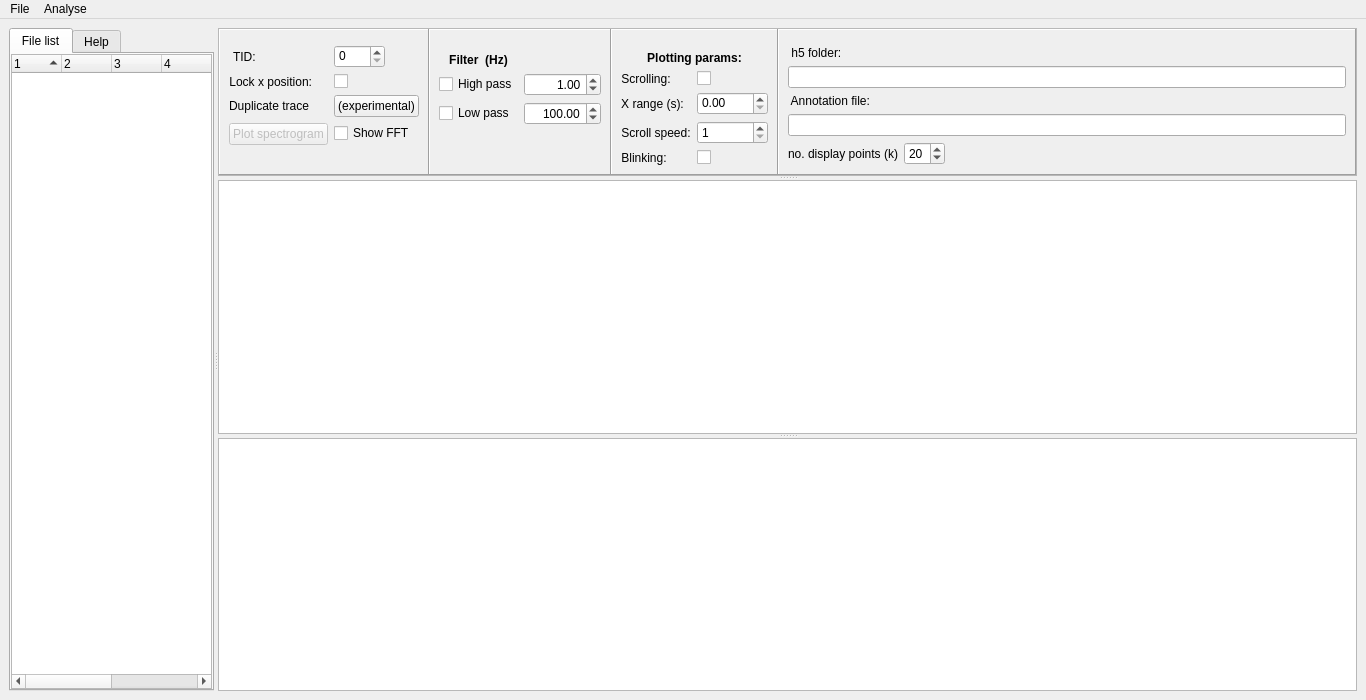
<?xml version="1.0" encoding="UTF-8"?>
<ui version="4.0">
 <class>MainWindow</class>
 <widget class="QMainWindow" name="MainWindow">
  <property name="geometry">
   <rect>
    <x>0</x>
    <y>0</y>
    <width>1366</width>
    <height>700</height>
   </rect>
  </property>
  <property name="windowTitle">
   <string>MainWindow</string>
  </property>
  <widget class="QWidget" name="centralwidget">
   <layout class="QGridLayout" name="gridLayout">
    <item row="0" column="0">
     <widget class="QSplitter" name="splitter_3">
      <property name="orientation">
       <enum>Qt::Horizontal</enum>
      </property>
      <widget class="QTabWidget" name="tabWidget">
       <property name="sizePolicy">
        <sizepolicy hsizetype="Expanding" vsizetype="Preferred">
         <horstretch>50</horstretch>
         <verstretch>0</verstretch>
        </sizepolicy>
       </property>
       <property name="tabShape">
        <enum>QTabWidget::Rounded</enum>
       </property>
       <property name="currentIndex">
        <number>0</number>
       </property>
       <widget class="QWidget" name="widget">
        <attribute name="title">
         <string>File list</string>
        </attribute>
        <layout class="QVBoxLayout" name="verticalLayout_2">
         <property name="spacing">
          <number>0</number>
         </property>
         <property name="leftMargin">
          <number>0</number>
         </property>
         <property name="topMargin">
          <number>0</number>
         </property>
         <property name="rightMargin">
          <number>0</number>
         </property>
         <property name="bottomMargin">
          <number>0</number>
         </property>
         <item>
          <widget class="QTreeWidget" name="treeWidget">
           <property name="enabled">
            <bool>true</bool>
           </property>
           <property name="sizePolicy">
            <sizepolicy hsizetype="Expanding" vsizetype="Expanding">
             <horstretch>0</horstretch>
             <verstretch>0</verstretch>
            </sizepolicy>
           </property>
           <property name="font">
            <font>
             <family>Helvetica Neue</family>
            </font>
           </property>
           <property name="autoExpandDelay">
            <number>-1</number>
           </property>
           <property name="columnCount">
            <number>8</number>
           </property>
           <attribute name="headerDefaultSectionSize">
            <number>50</number>
           </attribute>
           <attribute name="headerMinimumSectionSize">
            <number>5</number>
           </attribute>
           <attribute name="headerShowSortIndicator" stdset="0">
            <bool>true</bool>
           </attribute>
           <column>
            <property name="text">
             <string notr="true">1</string>
            </property>
            <property name="font">
             <font>
              <family>Helvetica Neue</family>
              <kerning>true</kerning>
             </font>
            </property>
           </column>
           <column>
            <property name="text">
             <string notr="true">2</string>
            </property>
            <property name="font">
             <font>
              <family>Helvetica Neue</family>
             </font>
            </property>
           </column>
           <column>
            <property name="text">
             <string notr="true">3</string>
            </property>
            <property name="font">
             <font>
              <family>Helvetica Neue</family>
             </font>
            </property>
           </column>
           <column>
            <property name="text">
             <string notr="true">4</string>
            </property>
            <property name="font">
             <font>
              <family>Helvetica Neue</family>
             </font>
            </property>
           </column>
           <column>
            <property name="text">
             <string notr="true">5</string>
            </property>
           </column>
           <column>
            <property name="text">
             <string notr="true">6</string>
            </property>
           </column>
           <column>
            <property name="text">
             <string notr="true">7</string>
            </property>
           </column>
           <column>
            <property name="text">
             <string notr="true">8</string>
            </property>
           </column>
          </widget>
         </item>
        </layout>
       </widget>
       <widget class="QWidget" name="tabWidgetPage2">
        <attribute name="title">
         <string>Help</string>
        </attribute>
        <layout class="QVBoxLayout" name="verticalLayout">
         <item>
          <widget class="QTextBrowser" name="textBrowser_4">
           <property name="sizePolicy">
            <sizepolicy hsizetype="Expanding" vsizetype="Expanding">
             <horstretch>0</horstretch>
             <verstretch>0</verstretch>
            </sizepolicy>
           </property>
           <property name="font">
            <font>
             <pointsize>10</pointsize>
            </font>
           </property>
           <property name="html">
            <string>&lt;!DOCTYPE HTML PUBLIC &quot;-//W3C//DTD HTML 4.0//EN&quot; &quot;http://www.w3.org/TR/REC-html40/strict.dtd&quot;&gt;
&lt;html&gt;&lt;head&gt;&lt;meta name=&quot;qrichtext&quot; content=&quot;1&quot; /&gt;&lt;style type=&quot;text/css&quot;&gt;
p, li { white-space: pre-wrap; }
&lt;/style&gt;&lt;/head&gt;&lt;body style=&quot; font-family:'MS Shell Dlg 2'; font-size:10pt; font-weight:400; font-style:normal;&quot;&gt;
&lt;p style=&quot; margin-top:0px; margin-bottom:0px; margin-left:0px; margin-right:0px; -qt-block-indent:0; text-indent:0px;&quot;&gt;&lt;span style=&quot; font-size:11pt; font-weight:600;&quot;&gt;Mouse functionality and keyboard shortcuts&lt;/span&gt;&lt;/p&gt;
&lt;p style=&quot;-qt-paragraph-type:empty; margin-top:0px; margin-bottom:0px; margin-left:0px; margin-right:0px; -qt-block-indent:0; text-indent:0px; font-size:11pt; font-weight:600;&quot;&gt;&lt;br /&gt;&lt;/p&gt;
&lt;p style=&quot; margin-top:0px; margin-bottom:0px; margin-left:0px; margin-right:0px; -qt-block-indent:0; text-indent:0px;&quot;&gt;&lt;span style=&quot; font-size:11pt;&quot;&gt;Mouse: Scroll when hovering over either axis in the main plot to zoom that axis only. Scrolling when in the middle will zoom both axes at the same time - you probably don't want that.&lt;/span&gt;&lt;/p&gt;
&lt;p style=&quot; margin-top:12px; margin-bottom:12px; margin-left:0px; margin-right:0px; -qt-block-indent:0; text-indent:0px;&quot;&gt;&lt;span style=&quot; font-size:11pt;&quot;&gt;Up arrow: 		Zoom in / speed up &lt;/span&gt;&lt;/p&gt;
&lt;p style=&quot; margin-top:12px; margin-bottom:12px; margin-left:0px; margin-right:0px; -qt-block-indent:0; text-indent:0px;&quot;&gt;&lt;span style=&quot; font-size:11pt;&quot;&gt;Down arrow: 	Zoom out / slow down &lt;/span&gt;&lt;/p&gt;
&lt;p style=&quot; margin-top:12px; margin-bottom:12px; margin-left:0px; margin-right:0px; -qt-block-indent:0; text-indent:0px;&quot;&gt;&lt;span style=&quot; font-size:11pt;&quot;&gt;Right arrow: 	Step right / scroll forwards &lt;/span&gt;&lt;/p&gt;
&lt;p style=&quot; margin-top:12px; margin-bottom:12px; margin-left:0px; margin-right:0px; -qt-block-indent:0; text-indent:0px;&quot;&gt;&lt;span style=&quot; font-size:11pt;&quot;&gt;Left arrow: 	Step left / scroll backwards&lt;/span&gt;&lt;/p&gt;
&lt;p style=&quot; margin-top:12px; margin-bottom:12px; margin-left:0px; margin-right:0px; -qt-block-indent:0; text-indent:0px;&quot;&gt;&lt;span style=&quot; font-size:11pt;&quot;&gt;Numbers: 		Set plot time interval &lt;/span&gt;&lt;/p&gt;
&lt;p style=&quot; margin-top:12px; margin-bottom:12px; margin-left:0px; margin-right:0px; -qt-block-indent:0; text-indent:0px;&quot;&gt;&lt;span style=&quot; font-size:11pt;&quot;&gt;B key: 		Toggle blink vs scroll &lt;/span&gt;&lt;/p&gt;
&lt;p style=&quot; margin-top:12px; margin-bottom:12px; margin-left:0px; margin-right:0px; -qt-block-indent:0; text-indent:0px;&quot;&gt;&lt;span style=&quot; font-size:11pt;&quot;&gt;Space bar:		Start scrolling (or blinking)&lt;/span&gt;&lt;/p&gt;
&lt;p style=&quot;-qt-paragraph-type:empty; margin-top:12px; margin-bottom:12px; margin-left:0px; margin-right:0px; -qt-block-indent:0; text-indent:0px; font-size:11pt;&quot;&gt;&lt;br /&gt;&lt;/p&gt;
&lt;p style=&quot; margin-top:12px; margin-bottom:12px; margin-left:0px; margin-right:0px; -qt-block-indent:0; text-indent:0px;&quot;&gt;&lt;span style=&quot; font-size:11pt;&quot;&gt;Left click + Shift:	Mark start of an event in uppper window&lt;/span&gt;&lt;/p&gt;
&lt;p style=&quot; margin-top:12px; margin-bottom:12px; margin-left:0px; margin-right:0px; -qt-block-indent:0; text-indent:0px;&quot;&gt;&lt;span style=&quot; font-size:11pt;&quot;&gt;Left click + Alt: 	Mark end of event&lt;/span&gt;&lt;/p&gt;
&lt;p style=&quot; margin-top:12px; margin-bottom:12px; margin-left:0px; margin-right:0px; -qt-block-indent:0; text-indent:0px;&quot;&gt;&lt;span style=&quot; font-size:11pt;&quot;&gt;Hold position checkbox: This controls the x axis position when you select another file in the file list. If the checkbox is ticked the xaxis position will be held. If unticked (default), selecting another file will move the window to the start of that file. &lt;/span&gt;&lt;/p&gt;&lt;/body&gt;&lt;/html&gt;</string>
           </property>
          </widget>
         </item>
        </layout>
       </widget>
      </widget>
      <widget class="QSplitter" name="splitter_2">
       <property name="sizePolicy">
        <sizepolicy hsizetype="Expanding" vsizetype="Expanding">
         <horstretch>100</horstretch>
         <verstretch>0</verstretch>
        </sizepolicy>
       </property>
       <property name="orientation">
        <enum>Qt::Vertical</enum>
       </property>
       <widget class="QFrame" name="frame_5">
        <property name="sizePolicy">
         <sizepolicy hsizetype="Preferred" vsizetype="Expanding">
          <horstretch>1</horstretch>
          <verstretch>1</verstretch>
         </sizepolicy>
        </property>
        <property name="frameShape">
         <enum>QFrame::StyledPanel</enum>
        </property>
        <property name="frameShadow">
         <enum>QFrame::Raised</enum>
        </property>
        <layout class="QHBoxLayout" name="horizontalLayout">
         <property name="spacing">
          <number>0</number>
         </property>
         <property name="sizeConstraint">
          <enum>QLayout::SetMinimumSize</enum>
         </property>
         <property name="leftMargin">
          <number>0</number>
         </property>
         <property name="topMargin">
          <number>0</number>
         </property>
         <property name="rightMargin">
          <number>0</number>
         </property>
         <property name="bottomMargin">
          <number>0</number>
         </property>
         <item>
          <widget class="QFrame" name="frame_4">
           <property name="sizePolicy">
            <sizepolicy hsizetype="Preferred" vsizetype="Preferred">
             <horstretch>1</horstretch>
             <verstretch>0</verstretch>
            </sizepolicy>
           </property>
           <property name="frameShape">
            <enum>QFrame::Panel</enum>
           </property>
           <property name="frameShadow">
            <enum>QFrame::Raised</enum>
           </property>
           <layout class="QFormLayout" name="formLayout_2">
            <property name="formAlignment">
             <set>Qt::AlignBottom|Qt::AlignLeading|Qt::AlignLeft</set>
            </property>
            <item row="0" column="1">
             <spacer name="verticalSpacer">
              <property name="orientation">
               <enum>Qt::Vertical</enum>
              </property>
              <property name="sizeHint" stdset="0">
               <size>
                <width>20</width>
                <height>80</height>
               </size>
              </property>
             </spacer>
            </item>
            <item row="1" column="0">
             <widget class="QLabel" name="label_6">
              <property name="maximumSize">
               <size>
                <width>200</width>
                <height>16777215</height>
               </size>
              </property>
              <property name="layoutDirection">
               <enum>Qt::LeftToRight</enum>
              </property>
              <property name="text">
               <string> TID: </string>
              </property>
              <property name="alignment">
               <set>Qt::AlignRight|Qt::AlignTrailing|Qt::AlignVCenter</set>
              </property>
             </widget>
            </item>
            <item row="1" column="1">
             <widget class="QSpinBox" name="tid_spinBox">
              <property name="sizePolicy">
               <sizepolicy hsizetype="Preferred" vsizetype="Fixed">
                <horstretch>0</horstretch>
                <verstretch>0</verstretch>
               </sizepolicy>
              </property>
              <property name="maximumSize">
               <size>
                <width>51</width>
                <height>16777215</height>
               </size>
              </property>
              <property name="alignment">
               <set>Qt::AlignLeading|Qt::AlignLeft|Qt::AlignTop</set>
              </property>
              <property name="maximum">
               <number>500</number>
              </property>
             </widget>
            </item>
            <item row="2" column="0">
             <widget class="QLabel" name="label_11">
              <property name="layoutDirection">
               <enum>Qt::LeftToRight</enum>
              </property>
              <property name="text">
               <string>Lock x position:</string>
              </property>
              <property name="alignment">
               <set>Qt::AlignRight|Qt::AlignTrailing|Qt::AlignVCenter</set>
              </property>
             </widget>
            </item>
            <item row="2" column="1">
             <widget class="QCheckBox" name="checkbox_hold_trace_position">
              <property name="sizePolicy">
               <sizepolicy hsizetype="Preferred" vsizetype="Fixed">
                <horstretch>0</horstretch>
                <verstretch>0</verstretch>
               </sizepolicy>
              </property>
              <property name="font">
               <font>
                <pointsize>8</pointsize>
               </font>
              </property>
              <property name="layoutDirection">
               <enum>Qt::LeftToRight</enum>
              </property>
              <property name="text">
               <string/>
              </property>
             </widget>
            </item>
            <item row="3" column="0">
             <widget class="QLabel" name="label_8">
              <property name="text">
               <string>Duplicate trace</string>
              </property>
             </widget>
            </item>
            <item row="3" column="1">
             <widget class="QPushButton" name="add_extra_line">
              <property name="sizePolicy">
               <sizepolicy hsizetype="Preferred" vsizetype="Fixed">
                <horstretch>0</horstretch>
                <verstretch>0</verstretch>
               </sizepolicy>
              </property>
              <property name="text">
               <string>(experimental)</string>
              </property>
             </widget>
            </item>
            <item row="4" column="0">
             <widget class="QPushButton" name="plot_spectrogram_button">
              <property name="enabled">
               <bool>false</bool>
              </property>
              <property name="sizePolicy">
               <sizepolicy hsizetype="Preferred" vsizetype="Fixed">
                <horstretch>0</horstretch>
                <verstretch>0</verstretch>
               </sizepolicy>
              </property>
              <property name="text">
               <string>Plot spectrogram</string>
              </property>
             </widget>
            </item>
            <item row="4" column="1">
             <widget class="QCheckBox" name="show_fft_checkbox">
              <property name="sizePolicy">
               <sizepolicy hsizetype="Preferred" vsizetype="Fixed">
                <horstretch>0</horstretch>
                <verstretch>0</verstretch>
               </sizepolicy>
              </property>
              <property name="text">
               <string>Show FFT</string>
              </property>
             </widget>
            </item>
            <item row="5" column="0">
             <widget class="QLabel" name="label_16">
              <property name="text">
               <string/>
              </property>
             </widget>
            </item>
           </layout>
          </widget>
         </item>
         <item>
          <widget class="QFrame" name="frame">
           <property name="sizePolicy">
            <sizepolicy hsizetype="Preferred" vsizetype="Preferred">
             <horstretch>1</horstretch>
             <verstretch>0</verstretch>
            </sizepolicy>
           </property>
           <property name="layoutDirection">
            <enum>Qt::LeftToRight</enum>
           </property>
           <property name="frameShape">
            <enum>QFrame::Panel</enum>
           </property>
           <property name="frameShadow">
            <enum>QFrame::Raised</enum>
           </property>
           <layout class="QGridLayout" name="gridLayout_4">
            <item row="4" column="0">
             <widget class="QCheckBox" name="checkbox_lp_filter">
              <property name="sizePolicy">
               <sizepolicy hsizetype="Preferred" vsizetype="Fixed">
                <horstretch>0</horstretch>
                <verstretch>0</verstretch>
               </sizepolicy>
              </property>
              <property name="text">
               <string>Low pass</string>
              </property>
             </widget>
            </item>
            <item row="3" column="1">
             <widget class="QDoubleSpinBox" name="hp_filter_freq">
              <property name="sizePolicy">
               <sizepolicy hsizetype="Preferred" vsizetype="Fixed">
                <horstretch>0</horstretch>
                <verstretch>0</verstretch>
               </sizepolicy>
              </property>
              <property name="wrapping">
               <bool>false</bool>
              </property>
              <property name="alignment">
               <set>Qt::AlignRight|Qt::AlignTrailing|Qt::AlignVCenter</set>
              </property>
              <property name="maximum">
               <double>5120.000000000000000</double>
              </property>
              <property name="value">
               <double>1.000000000000000</double>
              </property>
             </widget>
            </item>
            <item row="4" column="1">
             <widget class="QDoubleSpinBox" name="lp_filter_freq">
              <property name="sizePolicy">
               <sizepolicy hsizetype="Preferred" vsizetype="Fixed">
                <horstretch>0</horstretch>
                <verstretch>0</verstretch>
               </sizepolicy>
              </property>
              <property name="alignment">
               <set>Qt::AlignRight|Qt::AlignTrailing|Qt::AlignVCenter</set>
              </property>
              <property name="maximum">
               <double>30000.000000000000000</double>
              </property>
              <property name="value">
               <double>100.000000000000000</double>
              </property>
             </widget>
            </item>
            <item row="0" column="0">
             <spacer name="verticalSpacer_2">
              <property name="orientation">
               <enum>Qt::Vertical</enum>
              </property>
              <property name="sizeHint" stdset="0">
               <size>
                <width>20</width>
                <height>80</height>
               </size>
              </property>
             </spacer>
            </item>
            <item row="3" column="0">
             <widget class="QCheckBox" name="checkbox_hp_filter">
              <property name="sizePolicy">
               <sizepolicy hsizetype="Preferred" vsizetype="Fixed">
                <horstretch>0</horstretch>
                <verstretch>0</verstretch>
               </sizepolicy>
              </property>
              <property name="text">
               <string>High pass</string>
              </property>
             </widget>
            </item>
            <item row="5" column="0">
             <widget class="QLabel" name="label_15">
              <property name="text">
               <string/>
              </property>
             </widget>
            </item>
            <item row="1" column="0">
             <widget class="QLabel" name="label_2">
              <property name="font">
               <font>
                <weight>75</weight>
                <bold>true</bold>
               </font>
              </property>
              <property name="layoutDirection">
               <enum>Qt::LeftToRight</enum>
              </property>
              <property name="text">
               <string>Filter  (Hz)</string>
              </property>
              <property name="textFormat">
               <enum>Qt::PlainText</enum>
              </property>
              <property name="alignment">
               <set>Qt::AlignCenter</set>
              </property>
             </widget>
            </item>
            <item row="6" column="0">
             <widget class="QLabel" name="label_12">
              <property name="text">
               <string/>
              </property>
             </widget>
            </item>
           </layout>
          </widget>
         </item>
         <item>
          <widget class="QFrame" name="frame_2">
           <property name="sizePolicy">
            <sizepolicy hsizetype="Preferred" vsizetype="Preferred">
             <horstretch>1</horstretch>
             <verstretch>0</verstretch>
            </sizepolicy>
           </property>
           <property name="frameShape">
            <enum>QFrame::Panel</enum>
           </property>
           <property name="frameShadow">
            <enum>QFrame::Raised</enum>
           </property>
           <layout class="QFormLayout" name="formLayout">
            <property name="formAlignment">
             <set>Qt::AlignBottom|Qt::AlignLeading|Qt::AlignLeft</set>
            </property>
            <item row="0" column="0">
             <spacer name="verticalSpacer_3">
              <property name="orientation">
               <enum>Qt::Vertical</enum>
              </property>
              <property name="sizeHint" stdset="0">
               <size>
                <width>20</width>
                <height>80</height>
               </size>
              </property>
             </spacer>
            </item>
            <item row="1" column="0" colspan="2">
             <widget class="QLabel" name="label_13">
              <property name="font">
               <font>
                <weight>75</weight>
                <bold>true</bold>
               </font>
              </property>
              <property name="text">
               <string>Plotting params:</string>
              </property>
              <property name="alignment">
               <set>Qt::AlignHCenter|Qt::AlignTop</set>
              </property>
             </widget>
            </item>
            <item row="2" column="0">
             <widget class="QLabel" name="label_7">
              <property name="baseSize">
               <size>
                <width>0</width>
                <height>0</height>
               </size>
              </property>
              <property name="font">
               <font>
                <weight>50</weight>
                <bold>false</bold>
               </font>
              </property>
              <property name="text">
               <string>Scrolling:</string>
              </property>
              <property name="alignment">
               <set>Qt::AlignCenter</set>
              </property>
             </widget>
            </item>
            <item row="2" column="1">
             <widget class="QCheckBox" name="checkBox_scrolling">
              <property name="sizePolicy">
               <sizepolicy hsizetype="Preferred" vsizetype="Fixed">
                <horstretch>0</horstretch>
                <verstretch>0</verstretch>
               </sizepolicy>
              </property>
              <property name="layoutDirection">
               <enum>Qt::LeftToRight</enum>
              </property>
              <property name="text">
               <string/>
              </property>
             </widget>
            </item>
            <item row="3" column="0">
             <widget class="QLabel" name="label_5">
              <property name="baseSize">
               <size>
                <width>0</width>
                <height>0</height>
               </size>
              </property>
              <property name="text">
               <string>X range (s):</string>
              </property>
              <property name="alignment">
               <set>Qt::AlignCenter</set>
              </property>
             </widget>
            </item>
            <item row="3" column="1">
             <widget class="QDoubleSpinBox" name="xrange_spinBox">
              <property name="sizePolicy">
               <sizepolicy hsizetype="Preferred" vsizetype="Fixed">
                <horstretch>0</horstretch>
                <verstretch>0</verstretch>
               </sizepolicy>
              </property>
              <property name="alignment">
               <set>Qt::AlignLeading|Qt::AlignLeft|Qt::AlignTop</set>
              </property>
              <property name="maximum">
               <double>3600.000000000000000</double>
              </property>
             </widget>
            </item>
            <item row="4" column="0">
             <widget class="QLabel" name="label">
              <property name="baseSize">
               <size>
                <width>0</width>
                <height>0</height>
               </size>
              </property>
              <property name="text">
               <string>Scroll speed:</string>
              </property>
              <property name="alignment">
               <set>Qt::AlignCenter</set>
              </property>
             </widget>
            </item>
            <item row="4" column="1">
             <widget class="QSpinBox" name="scroll_speed_box">
              <property name="sizePolicy">
               <sizepolicy hsizetype="Preferred" vsizetype="Fixed">
                <horstretch>0</horstretch>
                <verstretch>0</verstretch>
               </sizepolicy>
              </property>
              <property name="minimum">
               <number>1</number>
              </property>
             </widget>
            </item>
            <item row="5" column="0">
             <widget class="QLabel" name="label_10">
              <property name="baseSize">
               <size>
                <width>0</width>
                <height>0</height>
               </size>
              </property>
              <property name="layoutDirection">
               <enum>Qt::LeftToRight</enum>
              </property>
              <property name="text">
               <string>Blinking:</string>
              </property>
              <property name="alignment">
               <set>Qt::AlignCenter</set>
              </property>
             </widget>
            </item>
            <item row="5" column="1">
             <widget class="QCheckBox" name="blink_box">
              <property name="sizePolicy">
               <sizepolicy hsizetype="Preferred" vsizetype="Fixed">
                <horstretch>0</horstretch>
                <verstretch>0</verstretch>
               </sizepolicy>
              </property>
              <property name="layoutDirection">
               <enum>Qt::LeftToRight</enum>
              </property>
              <property name="text">
               <string/>
              </property>
             </widget>
            </item>
           </layout>
          </widget>
         </item>
         <item>
          <widget class="QFrame" name="frame_3">
           <property name="sizePolicy">
            <sizepolicy hsizetype="Preferred" vsizetype="Preferred">
             <horstretch>100</horstretch>
             <verstretch>0</verstretch>
            </sizepolicy>
           </property>
           <property name="frameShape">
            <enum>QFrame::Panel</enum>
           </property>
           <property name="frameShadow">
            <enum>QFrame::Raised</enum>
           </property>
           <layout class="QGridLayout" name="gridLayout_2" columnstretch="1,1,100">
            <item row="0" column="2">
             <spacer name="verticalSpacer_4">
              <property name="orientation">
               <enum>Qt::Vertical</enum>
              </property>
              <property name="sizeHint" stdset="0">
               <size>
                <width>20</width>
                <height>80</height>
               </size>
              </property>
             </spacer>
            </item>
            <item row="1" column="0">
             <widget class="QLabel" name="label_4">
              <property name="text">
               <string> h5 folder:</string>
              </property>
              <property name="alignment">
               <set>Qt::AlignLeading|Qt::AlignLeft|Qt::AlignVCenter</set>
              </property>
             </widget>
            </item>
            <item row="6" column="0">
             <widget class="QLabel" name="label_9">
              <property name="sizePolicy">
               <sizepolicy hsizetype="Preferred" vsizetype="Preferred">
                <horstretch>1</horstretch>
                <verstretch>0</verstretch>
               </sizepolicy>
              </property>
              <property name="text">
               <string>no. display points (k)</string>
              </property>
              <property name="alignment">
               <set>Qt::AlignRight|Qt::AlignTrailing|Qt::AlignVCenter</set>
              </property>
             </widget>
            </item>
            <item row="4" column="0">
             <widget class="QLabel" name="label_3">
              <property name="text">
               <string> Annotation file:</string>
              </property>
              <property name="alignment">
               <set>Qt::AlignLeading|Qt::AlignLeft|Qt::AlignVCenter</set>
              </property>
             </widget>
            </item>
            <item row="6" column="2">
             <spacer name="horizontalSpacer">
              <property name="orientation">
               <enum>Qt::Horizontal</enum>
              </property>
              <property name="sizeHint" stdset="0">
               <size>
                <width>28</width>
                <height>10</height>
               </size>
              </property>
             </spacer>
            </item>
            <item row="6" column="1">
             <widget class="QSpinBox" name="downsample_spinbox">
              <property name="sizePolicy">
               <sizepolicy hsizetype="Preferred" vsizetype="Fixed">
                <horstretch>1</horstretch>
                <verstretch>0</verstretch>
               </sizepolicy>
              </property>
              <property name="minimum">
               <number>1</number>
              </property>
              <property name="value">
               <number>20</number>
              </property>
             </widget>
            </item>
            <item row="5" column="0" colspan="3">
             <widget class="QLineEdit" name="predictions_file_display">
              <property name="sizePolicy">
               <sizepolicy hsizetype="Preferred" vsizetype="Preferred">
                <horstretch>100</horstretch>
                <verstretch>0</verstretch>
               </sizepolicy>
              </property>
             </widget>
            </item>
            <item row="2" column="0" colspan="3">
             <widget class="QLineEdit" name="h5_folder_display">
              <property name="sizePolicy">
               <sizepolicy hsizetype="Preferred" vsizetype="Preferred">
                <horstretch>100</horstretch>
                <verstretch>0</verstretch>
               </sizepolicy>
              </property>
              <property name="dragEnabled">
               <bool>true</bool>
              </property>
              <property name="readOnly">
               <bool>true</bool>
              </property>
              <property name="cursorMoveStyle">
               <enum>Qt::VisualMoveStyle</enum>
              </property>
             </widget>
            </item>
           </layout>
           <zorder>label_4</zorder>
           <zorder>label_3</zorder>
           <zorder>downsample_spinbox</zorder>
           <zorder>verticalSpacer_4</zorder>
           <zorder>label_9</zorder>
           <zorder>horizontalSpacer</zorder>
           <zorder>h5_folder_display</zorder>
           <zorder>predictions_file_display</zorder>
          </widget>
         </item>
        </layout>
       </widget>
       <widget class="QSplitter" name="splitter">
        <property name="sizePolicy">
         <sizepolicy hsizetype="Preferred" vsizetype="Preferred">
          <horstretch>1</horstretch>
          <verstretch>100</verstretch>
         </sizepolicy>
        </property>
        <property name="orientation">
         <enum>Qt::Vertical</enum>
        </property>
        <widget class="GraphicsLayoutWidget" name="overview_plot">
         <property name="sizePolicy">
          <sizepolicy hsizetype="Expanding" vsizetype="Expanding">
           <horstretch>10</horstretch>
           <verstretch>100</verstretch>
          </sizepolicy>
         </property>
        </widget>
        <widget class="GraphicsLayoutWidget" name="GraphicsLayoutWidget">
         <property name="enabled">
          <bool>true</bool>
         </property>
         <property name="sizePolicy">
          <sizepolicy hsizetype="Expanding" vsizetype="Expanding">
           <horstretch>10</horstretch>
           <verstretch>100</verstretch>
          </sizepolicy>
         </property>
        </widget>
       </widget>
      </widget>
     </widget>
    </item>
   </layout>
  </widget>
  <widget class="QMenuBar" name="menuBar">
   <property name="geometry">
    <rect>
     <x>0</x>
     <y>0</y>
     <width>1366</width>
     <height>17</height>
    </rect>
   </property>
   <property name="sizePolicy">
    <sizepolicy hsizetype="Preferred" vsizetype="Minimum">
     <horstretch>0</horstretch>
     <verstretch>0</verstretch>
    </sizepolicy>
   </property>
   <widget class="QMenu" name="menuFile">
    <property name="title">
     <string>File</string>
    </property>
    <addaction name="actionLoad_Library"/>
    <addaction name="actionLoad_Predictions"/>
    <addaction name="actionLoad_h5_folder"/>
    <addaction name="separator"/>
    <addaction name="actionSave_full_treewidget"/>
    <addaction name="actionSave_annotations_only"/>
    <addaction name="separator"/>
    <addaction name="actionSet_default_folder"/>
    <addaction name="separator"/>
    <addaction name="actionSubstates_Window"/>
   </widget>
   <widget class="QMenu" name="menuAnalyse">
    <property name="title">
     <string>Analyse</string>
    </property>
    <addaction name="actionConvert_ndf_to_h5"/>
    <addaction name="separator"/>
    <addaction name="actionAdd_features_to_h5_folder"/>
    <addaction name="separator"/>
    <addaction name="actionLibrary_logistics"/>
    <addaction name="separator"/>
    <addaction name="actionClassifier_components"/>
    <addaction name="actionApply_classifier_to_ndf_folder"/>
    <addaction name="separator"/>
    <addaction name="actionOpen_in_Jupyter_notebook"/>
   </widget>
   <addaction name="menuFile"/>
   <addaction name="menuAnalyse"/>
  </widget>
  <action name="actionSave_full_treewidget">
   <property name="text">
    <string>Save file list</string>
   </property>
  </action>
  <action name="actionLoad_Library">
   <property name="text">
    <string>Load Library</string>
   </property>
  </action>
  <action name="actionLoad_Predictions">
   <property name="text">
    <string>Load predictions</string>
   </property>
  </action>
  <action name="actionLoad_h5_folder">
   <property name="text">
    <string>Load h5 folder</string>
   </property>
  </action>
  <action name="actionConvert_dir_to_h5">
   <property name="text">
    <string>Convert dir to h5</string>
   </property>
  </action>
  <action name="actionConvert_ndf_to_h5">
   <property name="text">
    <string>Convert ndf folder to h5</string>
   </property>
  </action>
  <action name="actionLibrary_logistics">
   <property name="text">
    <string>Library logistics</string>
   </property>
  </action>
  <action name="actionAdd_to_library">
   <property name="text">
    <string>Add to library</string>
   </property>
  </action>
  <action name="actionAdd_labels_to_library">
   <property name="text">
    <string>Add labels to library</string>
   </property>
  </action>
  <action name="actionAdd_features_to_library">
   <property name="text">
    <string>Add features to library</string>
   </property>
  </action>
  <action name="actionClassifier_components">
   <property name="text">
    <string>Classifier components</string>
   </property>
  </action>
  <action name="actionRun_classifer_on_h5_dir">
   <property name="text">
    <string>Run classifer on h5 dir</string>
   </property>
  </action>
  <action name="actionRun_classifer_on_ndf_dir">
   <property name="text">
    <string>Run classifer on ndf dir</string>
   </property>
  </action>
  <action name="actionSet_default_folder">
   <property name="text">
    <string>Set default folder</string>
   </property>
  </action>
  <action name="actionAdd_features_to_h5_folder">
   <property name="text">
    <string>Add features to h5 folder</string>
   </property>
  </action>
  <action name="actionFolder_for_substates">
   <property name="text">
    <string>Folder for substates</string>
   </property>
  </action>
  <action name="actionSubstates_Window">
   <property name="text">
    <string>Substates (not working)</string>
   </property>
  </action>
  <action name="actionOpen_in_Jupyter_notebook">
   <property name="text">
    <string>Open in Jupyter notebook</string>
   </property>
  </action>
  <action name="actionApply_classifier_to_ndf_folder">
   <property name="text">
    <string>Apply classifier to ndf folder</string>
   </property>
  </action>
  <action name="actionSave_annotations_only">
   <property name="text">
    <string>Save annotations only</string>
   </property>
  </action>
 </widget>
 <customwidgets>
  <customwidget>
   <class>GraphicsLayoutWidget</class>
   <extends>QGraphicsView</extends>
   <header>pyqtgraph</header>
  </customwidget>
 </customwidgets>
 <resources/>
 <connections/>
</ui>
